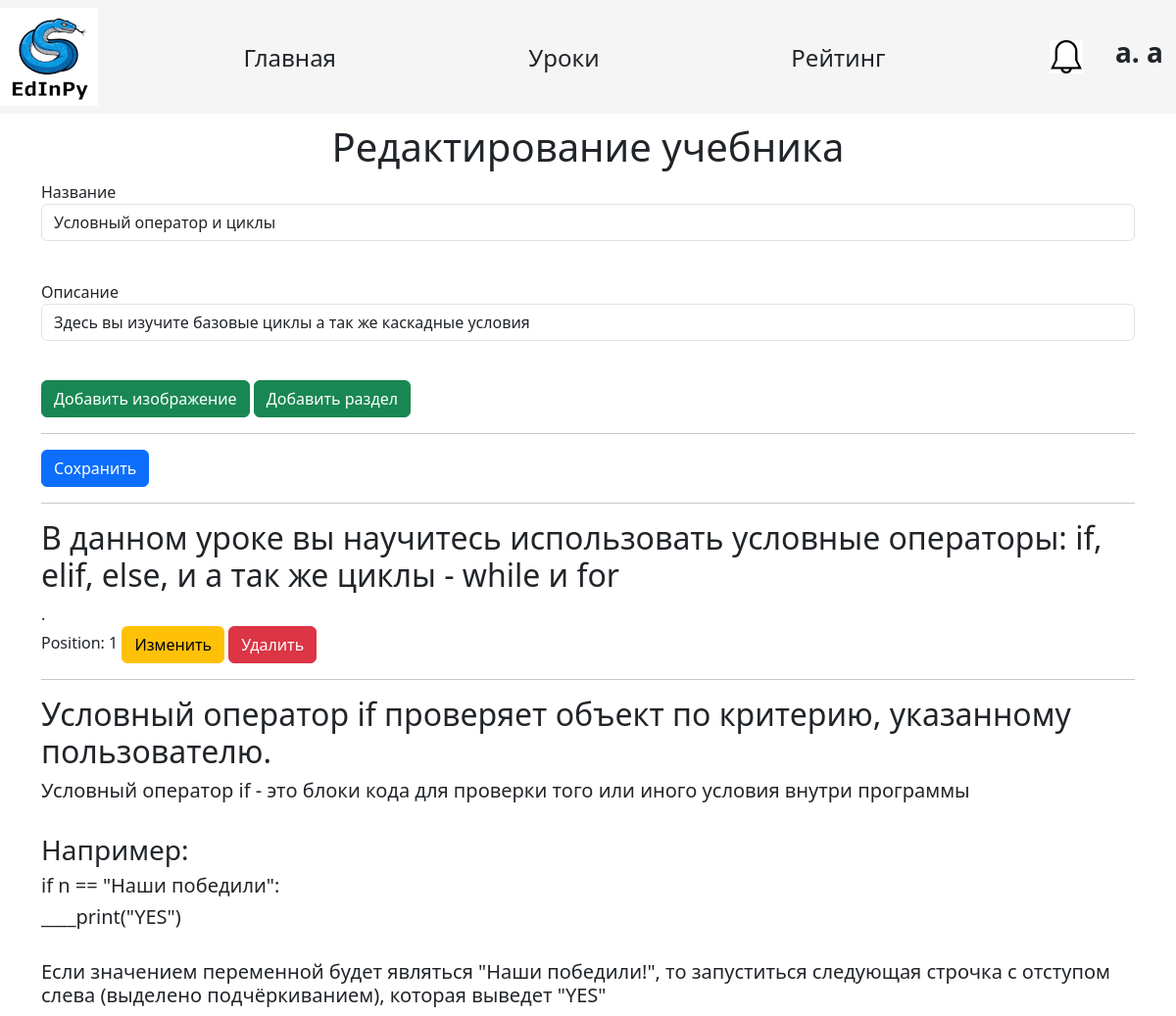
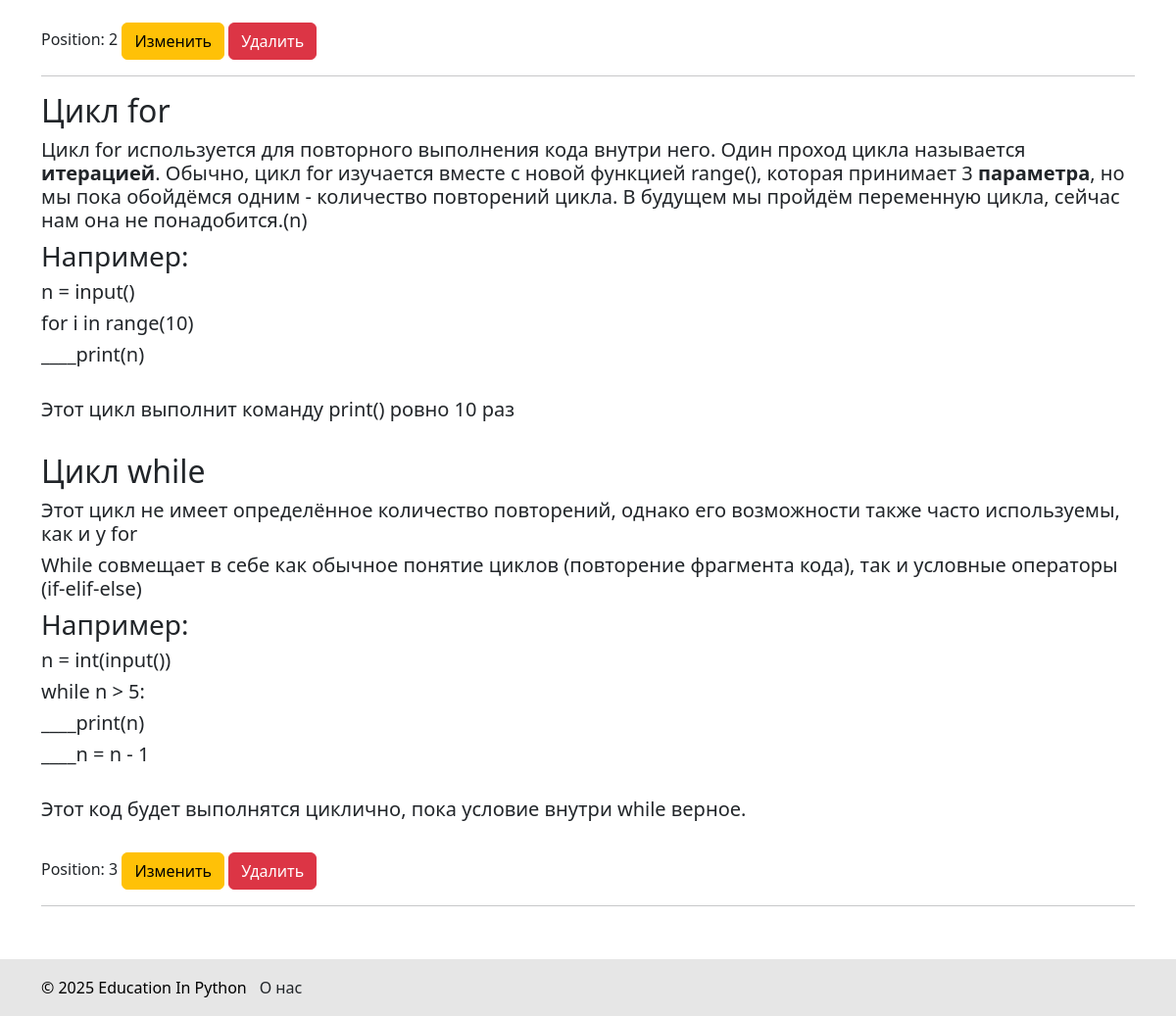
Page /books/edit/2 (signed in) on the committed database (2 pictures, top to bottom).
### data/admins.py (models this page shows, shortened)
class Admin(SqlAlchemyBase, UserMixin):
    __tablename__ = "admins"
    id = sqlalchemy.Column(sqlalchemy.Integer, primary_key=True, autoincrement=True)
    name = sqlalchemy.Column(sqlalchemy.String, nullable=True)
    surname = sqlalchemy.Column(sqlalchemy.String, nullable=True)
    age = sqlalchemy.Column(sqlalchemy.Integer, nullable=True)
    email = sqlalchemy.Column(sqlalchemy.String, index=True, unique=True, nullable=False)
    access_level = sqlalchemy.Column(sqlalchemy.Integer, nullable=True, default=1)  # уровень доступа админа
    hashed_password = sqlalchemy.Column(sqlalchemy.String, nullable=False)
    image_name = sqlalchemy.Column(sqlalchemy.Text, nullable=True, unique=True)

### data/lesson_books.py (models this page shows)
class LessonBook(SqlAlchemyBase):
    __tablename__ = 'lesson_books'
    id = sqlalchemy.Column(sqlalchemy.Integer, primary_key=True, autoincrement=True)
    title = sqlalchemy.Column(sqlalchemy.String)
    description = sqlalchemy.Column(sqlalchemy.String)
    lesson_id = sqlalchemy.Column(sqlalchemy.Integer, sqlalchemy.ForeignKey("lessons.id"), nullable=False)
    paragraphs = orm.relationship('LessonBookParagraph', backref='lesson_books', passive_deletes=True)

### data/lesson_book_paragraphs.py (models this page shows)
class LessonBookParagraph(SqlAlchemyBase):
    __tablename__ = 'lesson_book_paragraphs'
    id = sqlalchemy.Column(sqlalchemy.Integer, primary_key=True, autoincrement=True)
    type = sqlalchemy.Column(sqlalchemy.String, nullable=False)
    content = sqlalchemy.Column(sqlalchemy.String)
    position = sqlalchemy.Column(sqlalchemy.Integer, nullable=False)
    lesson_book_id = sqlalchemy.Column(sqlalchemy.Integer, sqlalchemy.ForeignKey("lesson_books.id", ondelete='CASCADE'),
                                       nullable=False)

### main.py (the view)
@app.route('/books/edit/<int:book_id>', methods=['GET', 'POST'])
@login_required
def edit_lesson_book(book_id):
    if current_user.__class__ != Admin:
        return redirect(f'/lessons')
    form = LessonBookEdit()
    with db_session.create_session() as db_sess:
        book = db_sess.query(LessonBook).filter(LessonBook.id == book_id).first()
        book.paragraphs.sort(key=lambda x: x.position)  # для подгрузки разделов
        if not book:
            return redirect(f'/lessons')
        if form.validate_on_submit():  # если нажата кнопка submit
            book.title = form.title.data
            book.description = form.description.data
            db_sess.commit()
            return redirect(f'/lessons/{book.lesson_id}/tasks')
        form.title.data = book.title
        form.description.data = book.description
        return render_template('edit_lesson_book.html', form=form, book=book, PARAGRAPH_TYPE_IMAGE=PARAGRAPH_TYPE_IMAGE,
                               PARAGRAPH_TYPE_TEXT=PARAGRAPH_TYPE_TEXT)

### forms/lesson_book.py
class LessonBookEdit(FlaskForm):
    title = StringField('Название')
    description = StringField('Описание')
    submit = SubmitField('Сохранить')

### data/db_session.py (called while the page is built)
def create_session() -> Session:
    global __factory
    return __factory()

### main.py (called while the page is built)
@login_manager.user_loader
def load_user(id):
    try:
        id, cl = id.split("|")
        if cl not in USER_CLASSES:
            raise Exception
        with db_session.create_session() as db_sess:
            return Session.get(entity=USER_CLASSES[cl], ident=id, self=db_sess)  # создание сессии
    except Exception:
        return None

### templates/edit_lesson_book.html (shortened to what this page needs)
{% extends "base.html" %}{% block content %}
<h1>Редактирование учебника</h1>
<form action="" method="post">
    <p>
        {{ form.title.label }}<br>
        {{ form.title(class="form-control") }}<br>
    </p>
    <p>
        {{ form.description.label }}<br>
        {{ form.description(class="form-control") }}<br>
    </p>
    <a href="/books/{{ book.id }}/book_paragraphs/add_image" class="btn btn-success">Добавить изображение</a>
    <a href="/books/{{ book.id }}/book_paragraphs/add" class="btn btn-success">Добавить раздел</a>
    <hr>
    <p>{{ form.submit(type="submit", class="btn btn-primary") }}</p>
    {% if book.paragraphs %}
    <hr>
    {% for paragraph in book.paragraphs %}
    {% if paragraph.type == PARAGRAPH_TYPE_TEXT %}
    {{ paragraph.content | safe}}<br>
    Position: {{ paragraph.position }}
    <a href="/book_paragraphs/edit/{{ paragraph.id }}" class="btn btn-warning">Изменить</a>
    {% elif paragraph.type == PARAGRAPH_TYPE_IMAGE %}
    <img src="/static/upload/{{ paragraph.content }}"/><br>
    Position: {{ paragraph.position }}
    <a href="/book_paragraphs/edit_image/{{ paragraph.id }}" class="btn btn-warning">Изменить</a>
    {% endif %}
    <a href="/book_paragraphs/delete/{{ paragraph.id }}" class="btn btn-danger">Удалить</a>
    <hr>
    {% endfor %}
    {% endif %}
</form>
{% endblock %}

### templates/base.html (shortened to what this page needs)
<!DOCTYPE html>
<html lang="ru">
  <head>
    <link
      href="https://cdn.jsdelivr.net/npm/bootstrap@5.3.3/dist/css/bootstrap.min.css"
      rel="stylesheet"
    />
    <link rel="stylesheet" href="../static/css/style.css" />
    <link rel="stylesheet" href="../static/css/base.css" />
  </head>
  <body>
    <header>
      <nav class="navbar navbar-light">
        <div class="logo">
          <a href="/">
            <img src="{{url_for('static', filename='edinpy.png')}}" />
          </a>
        </div>
        <div class="nav_buttons">
          <a href="/" type="button" class="btn main_page">Главная</a>
          <a href="/lessons" type="button" class="btn lessons">Уроки</a>
          <a href="/rating" type="button" class="btn rating">Рейтинг</a>
        </div>
        <div class="account">
          {% if current_user.is_authenticated %}
          <div class="notifications">
            {% if current_user.__class__.__name__ in ['Student', 'Teacher'] and
            current_user.has_notifications() %}
            <a href="/notifications">
              <img src="{{ url_for('static', filename='bell_black.png') }}" />
            </a>
            {% else %}
            <a href="/notifications"
              ><img src="{{ url_for('static', filename='bell_white.png') }}"
            /></a>
            {% endif %}
          </div>
          <div class="profile_user">
            <a href="/profile" class="btn"
              ><h3>
                <b>{{ current_user.name[0] }}. {{ current_user.surname }}</b>
              </h3></a
            >
          </div>
          {% endif %}
        </div>
      </nav>
    </header>
    <main role="main" class="container">{% block content %}{% endblock %}</main>
    <br /><br /><br /><br />
    <div id="footer">
      <div class="container ms-auto">
        <p>&copy; 2025 Education In Python</p>
        <a href="/about_us" class="btn about_us">О нас</a>
      </div>
    </div>
  </body>
</html>

### static/css/style.css (style rules this page uses)
h1 { text-align: center; margin: 10px auto; }

### static/css/base.css (style rules this page uses)
nav { background-color: rgb(245, 245, 245); }
.logo { align-self: flex-start; background-color: rgb(245, 245, 245); }
div.nav_buttons { flex-grow: 1; display: flex; justify-content: space-evenly; flex-wrap: wrap; }
nav>div.nav_buttons a.main_page, nav>div.nav_buttons a.lessons, nav>div.nav_buttons a.solutions, nav>div.nav_buttons a.rating { width: 7em; height: 2em; font-size: 150%; }
div.notifications { width: 33.75px; align-self: center; margin: 0 20px; }
div.notifications img { width: 100%; background-color: rgb(245, 245, 245); }
.account { display: flex; justify-content: end; }
#footer { position: fixed; left: 0; bottom: 0; padding: 10px; background: rgb(230, 230, 230); color: black; width: 100%; }
#footer .container { display: flex; flex-direction: row; justify-content: start; }
#footer .container p { margin: 0; align-self: center; }

### rows in the picture
Admin: name "a", surname "a"
LessonBook: title "Условный оператор и циклы", description "Здесь вы изучите базовые циклы а так же каскадные условия"
LessonBookParagraph: content "В данном уроке вы научитесь использовать условные операторы: if, elif, else, и а так же циклы - while и for .", position "1"
LessonBookParagraph: content "Условный оператор if проверяет объект по критерию, указанному пользователю. Условный оператор if - это блоки кода для проверки того или иного условия внутри программы Например: if n == \"Наши победили\": ____print(\"YES\") Если значением переменной будет являться \"Наши победили!\", то запуститься следующая строчка с отступом слева (выделено подчёркиванием), которая выведет \"YES\"", position "2"
LessonBookParagraph: content "Цикл for Цикл for используется для повторного выполнения кода внутри него. Один проход цикла называется итерацией . Обычно, цикл for изучается вместе с новой функцией range(), которая принимает 3 параметра , но мы пока обойдёмся одним - количество повторений цикла. В будущем мы пройдём переменную цикла, сейчас нам она не понадобится.(n) Например: n = input() for i in range(10) ____print(n) Этот цикл выполнит команду print() ровно 10 раз Цикл while Этот цикл не имеет определённое количество повторений, однако его возможности также часто используемы, как и у for While совмещает в себе как обычное понятие циклов (повторение фрагмента кода), так и условные операторы (if-elif-else) Например: n =…", position "3"
